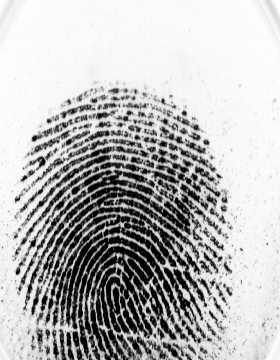
#> input picture FingerprintDetector/Odciski/15.bmp, 280 x 360 px
$ python -i preprocessing.py   (imports and definitions only)
#> lines starting #> are read from the running program, lines starting #| are printed output that depends on the picture; after the words box and inside, x2 and y2 are one past the last pixel; in counts of white or black regions, pixels touching at a corner belong together
"""Wczytywanie i wstepne przetwarzanie odciskow palcow.

Funkcje zwracaja obrazy binarne w formacie numpy uint8 z wartosciami
{0, 1} (1 = linia papilarna, 0 = tlo) - takie kodowanie pasuje do algorytmow
scieniania KMM/K3M.
"""
from __future__ import annotations

from pathlib import Path

import cv2
import numpy as np


def load_fingerprint(path):
    path = str(path)
    img = cv2.imread(path, cv2.IMREAD_GRAYSCALE)
    if img is None:
        raise FileNotFoundError(f"Nie udalo sie wczytac pliku: {path}")
    return img


def _segment_fingerprint(gray, block_size=16, var_threshold=60.0):
    """Maska obszaru palca na podstawie lokalnej wariancji w blokach."""
    h, w = gray.shape
    mask = np.zeros((h, w), dtype=np.uint8)
    gray_f = gray.astype(np.float32)
    for y in range(0, h, block_size):
        for x in range(0, w, block_size):
            block = gray_f[y:y + block_size, x:x + block_size]
            if block.size == 0:
                continue
            if block.var() > var_threshold:
                mask[y:y + block_size, x:x + block_size] = 1
    kernel = cv2.getStructuringElement(cv2.MORPH_ELLIPSE, (9, 9))
    mask = cv2.morphologyEx(mask, cv2.MORPH_CLOSE, kernel)
    mask = cv2.morphologyEx(mask, cv2.MORPH_OPEN, kernel)
    return mask


def preprocess_fingerprint(gray,
                            clahe_clip=3.0,
                            clahe_tile=8,
                            block_size=17,
                            C=7,
                            do_segmentation=True,
                            close_kernel=3,
                            open_kernel=3):
    """Pelen pipeline preprocessingu odcisku.

    Parametry:
      - clahe_clip / clahe_tile  - parametry CLAHE (wyrownanie kontrastu),
      - block_size / C           - parametry adaptacyjnej binaryzacji,
      - close_kernel             - rozmiar elementu zamykajacego przerwy
                                    pomiedzy fragmentami linii,
      - open_kernel              - rozmiar elementu usuwajacego drobny szum,
      - do_segmentation          - czy wyznaczac maske obszaru palca.

    Zwraca slownik:
      - gray         (orginalny obraz w skali szarosci)
      - enhanced     (po CLAHE)
      - mask         (maska palca)
      - binary       (wynik {0,1})
      - binary_uint8 (wynik 0/255 do wyswietlania)
    """
    if gray.ndim != 2:
        gray = cv2.cvtColor(gray, cv2.COLOR_BGR2GRAY)

    clahe = cv2.createCLAHE(clipLimit=clahe_clip,
                             tileGridSize=(clahe_tile, clahe_tile))
    enhanced = clahe.apply(gray)
    blurred = cv2.GaussianBlur(enhanced, (3, 3), 0)

    bs = block_size if block_size % 2 == 1 else block_size + 1
    binary_inv = cv2.adaptiveThreshold(
        blurred, 255,
        cv2.ADAPTIVE_THRESH_GAUSSIAN_C,
        cv2.THRESH_BINARY_INV,
        bs, C,
    )

    if do_segmentation:
        mask = _segment_fingerprint(gray)
        binary_inv = cv2.bitwise_and(binary_inv, binary_inv, mask=mask)
    else:
        mask = np.ones_like(gray, dtype=np.uint8)

    if open_kernel >= 2:
        kop = cv2.getStructuringElement(cv2.MORPH_ELLIPSE,
                                          (open_kernel, open_kernel))
        cleaned = cv2.morphologyEx(binary_inv, cv2.MORPH_OPEN, kop)
    else:
        cleaned = binary_inv

    if close_kernel >= 2:
        kcl = cv2.getStructuringElement(cv2.MORPH_ELLIPSE,
                                          (close_kernel, close_kernel))
        cleaned = cv2.morphologyEx(cleaned, cv2.MORPH_CLOSE, kcl)

    binary = (cleaned > 0).astype(np.uint8)

    return {
        "gray": gray,
        "enhanced": enhanced,
        "binary": binary,
        "mask": mask,
        "binary_uint8": (binary * 255).astype(np.uint8),
    }


def normalize_for_display(img, invert=False):
    arr = np.asarray(img)
    if arr.dtype == bool:
        arr = arr.astype(np.uint8) * 255
    elif arr.max() <= 1:
        arr = (arr * 255).astype(np.uint8)
    else:
        arr = arr.astype(np.uint8)
    if invert:
        arr = 255 - arr
    return arr

>>> import cv2
>>> picture = cv2.imread('../Odciski/15.bmp', cv2.IMREAD_GRAYSCALE)
#> picture is the input picture: shape (360, 280); min 1, max 254, mean 183
>>> result = preprocess_fingerprint(picture)
#> in preprocess_fingerprint, `enhanced = clahe.apply(gray)`:
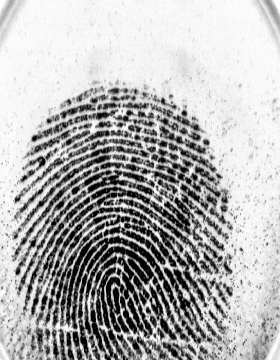
#> enhanced: shape (360, 280); min 1, max 255, mean 176.8
#> in preprocess_fingerprint, `blurred = cv2.GaussianBlur(enhanced, (3, 3), 0)`:
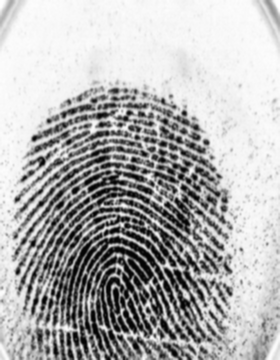
#> blurred: shape (360, 280); min 3, max 254, mean 176.9
#> in preprocess_fingerprint, `binary_inv = cv2.adaptiveThreshold( blurred, 255, cv2.ADAPTIVE_THRESH_..`:
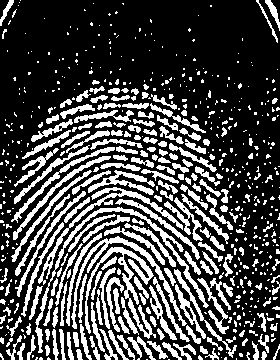
#> binary_inv: shape (360, 280); 28.8% white; 622 white regions (417 under 20 px), largest, box (x1, y1, x2, y2) and area: (85, 247, 156, 339) 1279, (35, 207, 209, 353) 1277, (71, 236, 187, 329) 1008
#> after the loop in _segment_fingerprint, `for y in range(0, h, block_size):`:
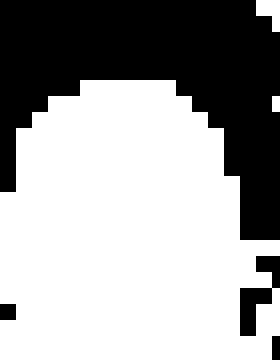
#> mask: shape (360, 280); values 0 (black) and 1 (white), 63.5% white; 4 black regions, box (x1, y1, x2, y2) and area: (0, 0, 280, 240) 34816, (240, 256, 280, 336) 1536, (0, 304, 16, 320) 256, (272, 336, 280, 360) 192
#> in _segment_fingerprint, `mask = cv2.morphologyEx(mask, cv2.MORPH_CLOSE, kernel)`: mask: shape (360, 280); values 0 (black) and 1 (white), 63.6% white; 5 black regions, box (x1, y1, x2, y2) and area: (0, 0, 280, 240) 34756, (240, 288, 272, 336) 994, (256, 256, 280, 288) 494, (0, 304, 16, 320) 244, (272, 336, 280, 360) 186
#> in _segment_fingerprint, `mask = cv2.morphologyEx(mask, cv2.MORPH_OPEN, kernel)`:
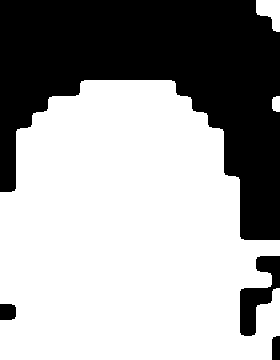
#> mask: shape (360, 280); values 0 (black) and 1 (white), 63.5% white; 4 black regions, box (x1, y1, x2, y2) and area: (0, 0, 280, 240) 34834, (240, 256, 280, 336) 1524, (0, 304, 16, 320) 244, (272, 336, 280, 360) 186
#> in preprocess_fingerprint, `binary_inv = cv2.bitwise_and(binary_inv, binary_inv, mask=mask)`:
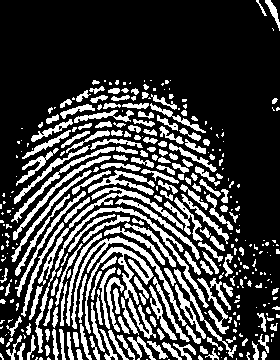
#> binary_inv: shape (360, 280); 26.9% white; 361 white regions (177 under 20 px), largest, box (x1, y1, x2, y2) and area: (85, 247, 156, 339) 1279, (35, 207, 209, 353) 1277, (71, 236, 187, 329) 1008
#> in preprocess_fingerprint, `cleaned = cv2.morphologyEx(binary_inv, cv2.MORPH_OPEN, kop)`: cleaned: shape (360, 280); 24.9% white; 374 white regions (118 under 20 px), largest, box (x1, y1, x2, y2) and area: (63, 207, 209, 308) 904, (75, 236, 165, 290) 679, (13, 156, 111, 240) 535
#> in preprocess_fingerprint, `cleaned = cv2.morphologyEx(cleaned, cv2.MORPH_CLOSE, kcl)`:
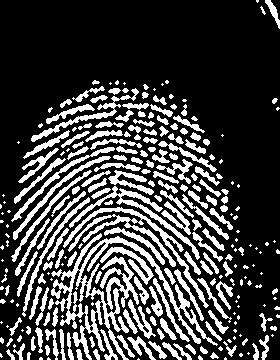
#> cleaned: shape (360, 280); 25.6% white; 264 white regions (94 under 20 px), largest, box (x1, y1, x2, y2) and area: (51, 233, 218, 360) 4328, (63, 207, 209, 308) 1660, (69, 186, 200, 260) 946
#> result = 5 items
